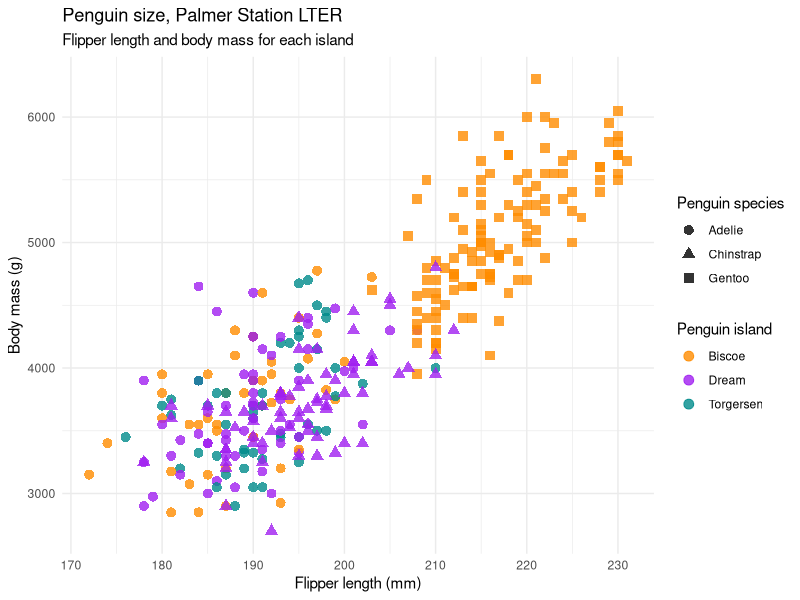

Reproduce this figure in R.
## ---- chunk 1

?runif

## ---- chunk 2

runif(20, min = 0, max = 10)

## ---- chunk 3

numbers <- runif(20, min = 0, max = 10)

## ---- chunk 4

mean(numbers)
median(numbers)
min(numbers)
max(numbers)

## ---- chunk 5

summary(numbers)

## ---- chunk 6

numbers < 10

## ---- chunk 7

numbers < 5

## ---- chunk 8

sum(numbers<5)

## ---- chunk 9

library(palmerpenguins)
?penguins
summary(penguins)

## ---- chunk 10
library(tidyverse)
ggplot(data = penguins,
       aes(x = flipper_length_mm,
           y = body_mass_g)) +
  geom_point(aes(color = island,
                 shape = species),
             size = 3,
             alpha = 0.8) +
  scale_color_manual(values = c("darkorange","purple","cyan4")) +
  labs(title = "Penguin size, Palmer Station LTER",
       subtitle = "Flipper length and body mass for each island",
       x = "Flipper length (mm)",
       y = "Body mass (g)",
       color = "Penguin island",
       shape = "Penguin species") +
  theme_minimal()


